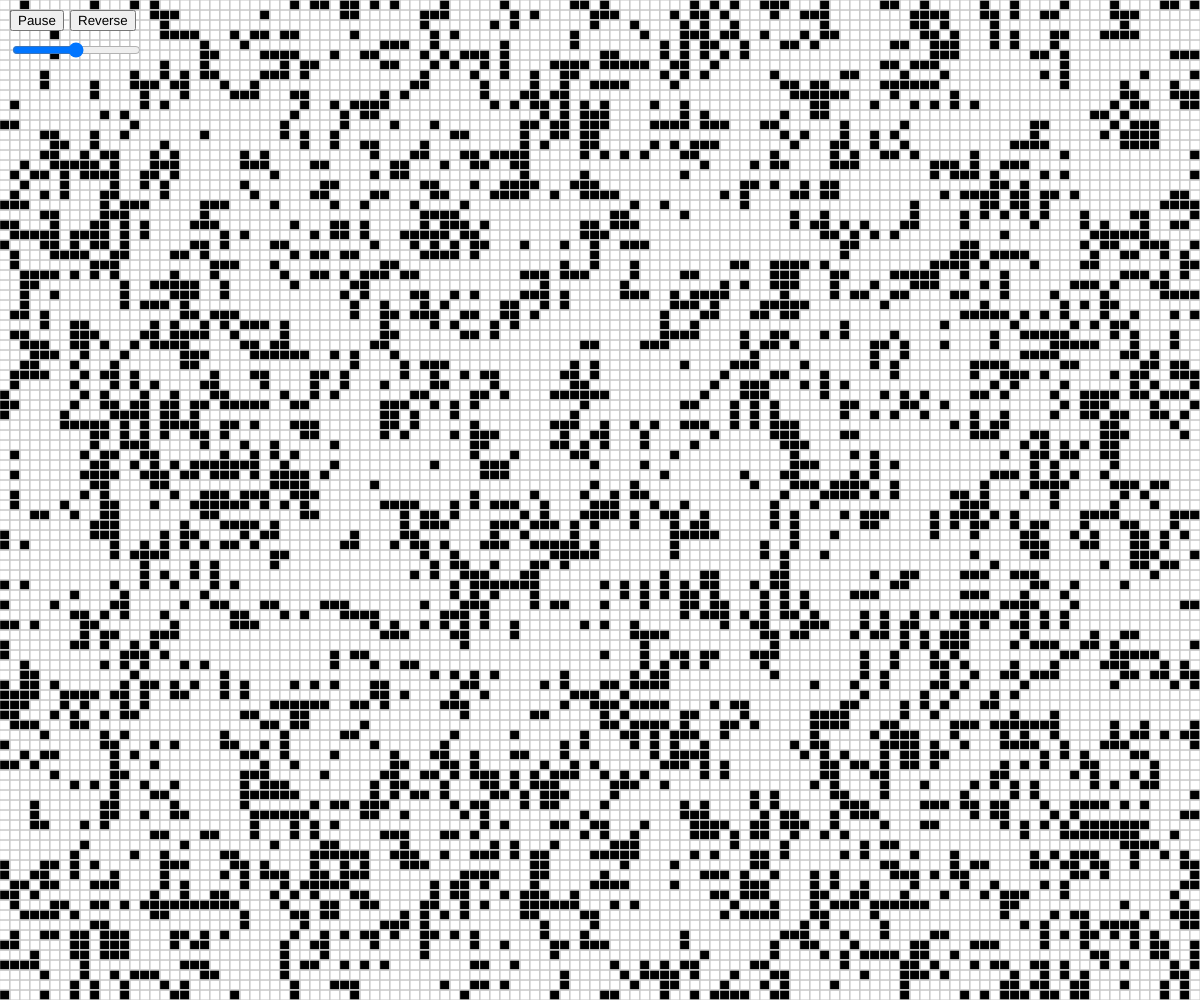
Frame 1 (no input)
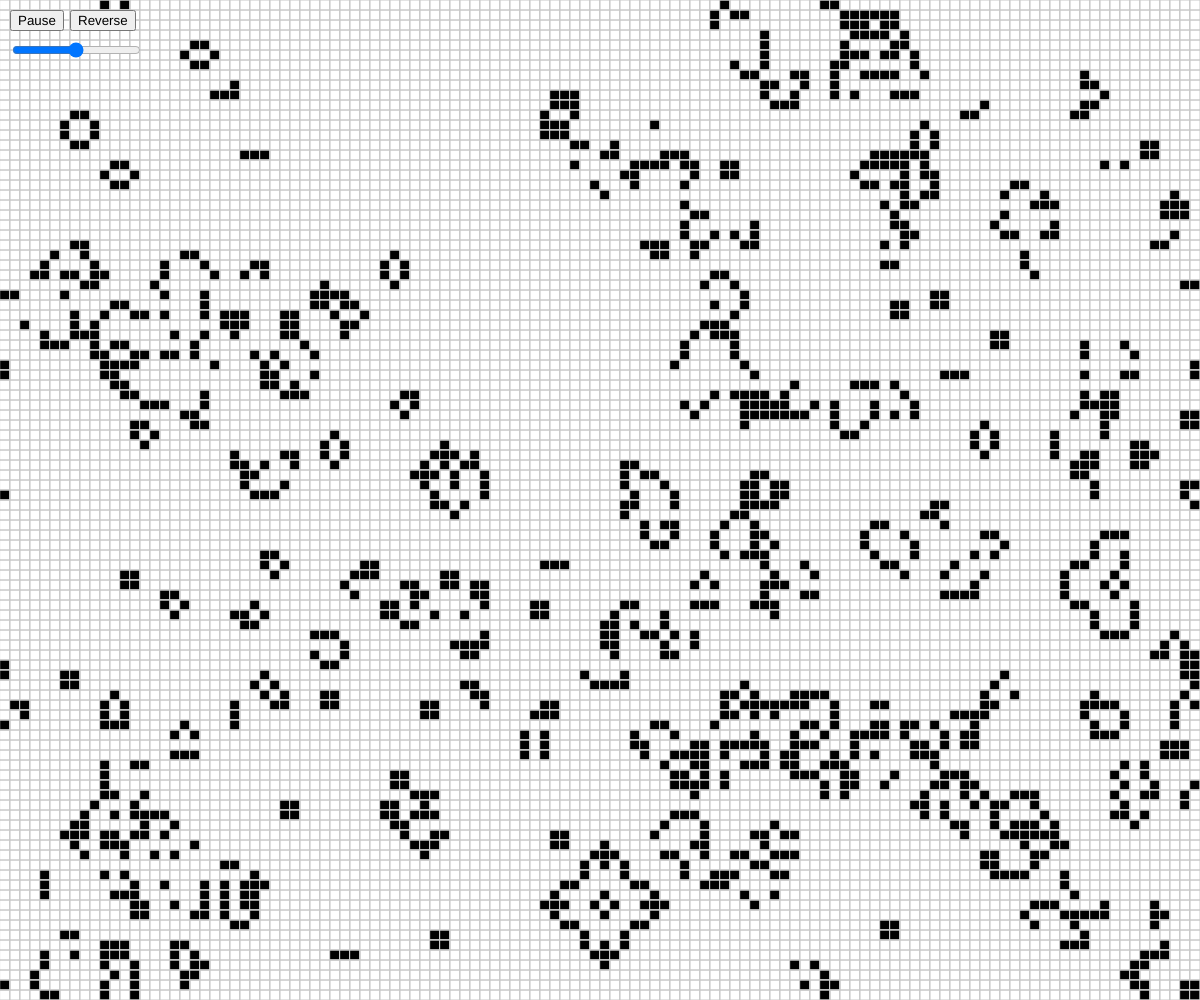
Frame 60 (no input)
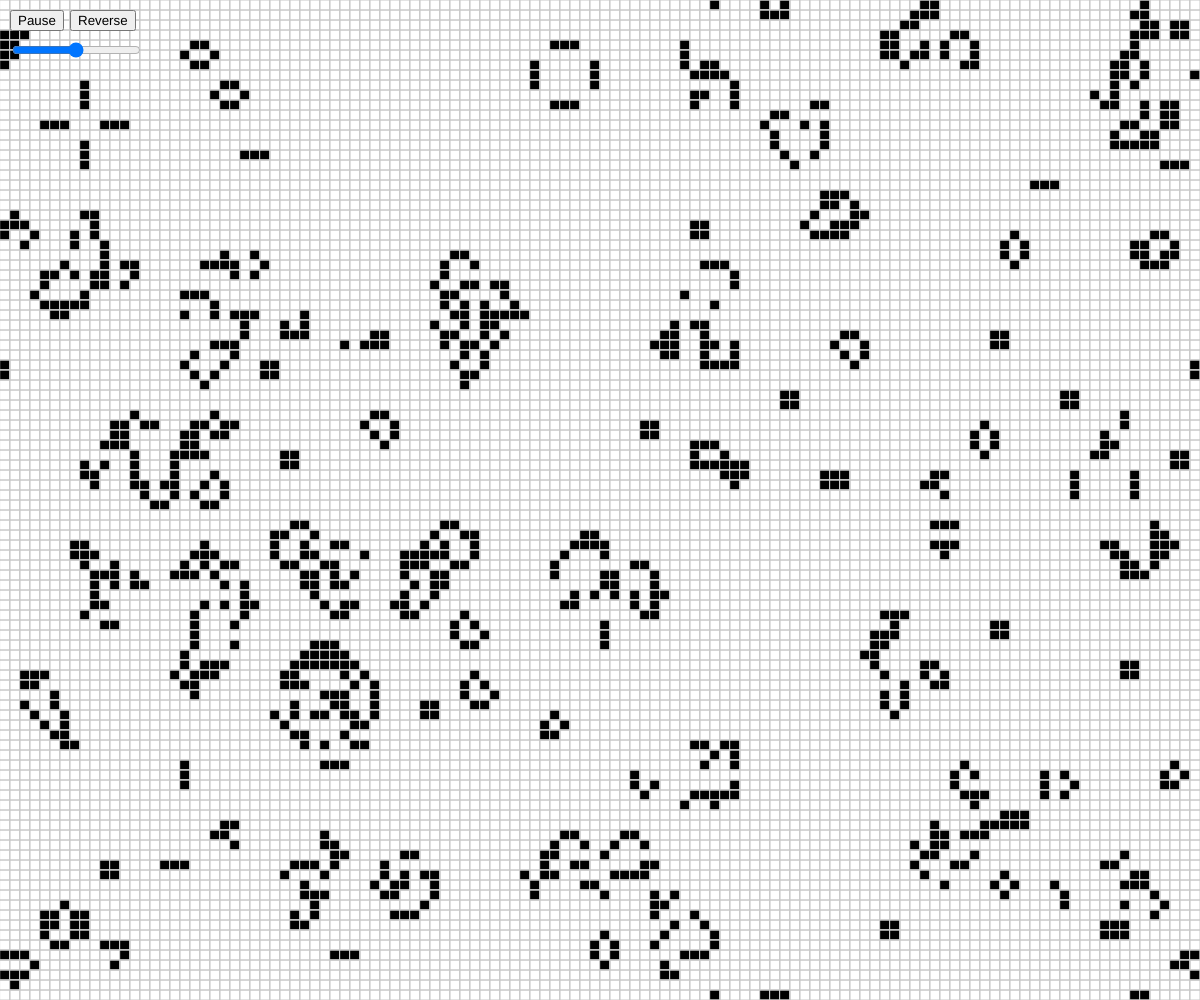
Frame 120 (the mouse pressed at the canvas centre since frame 60)

The p5.js sketch that drew these frames (run headless with seeded random() and noise() and a simulated clock; from frame 60 on, the mouse is pressed at the canvas centre):

// p5.js sketch
// ── sketch.js
let grid;
let resolution;
let cols;
let rows;
let isPlaying = true; // Variable to control game pause/play

let reverse = false;
let stateChanges = [];

let frameRateSlider; // Slider for frame rate

function createGrid(cols, rows) {
  const grid = new Array(cols);
  for (let i = 0; i < cols; i++) {
    grid[i] = new Array(rows);
    for (let j = 0; j < rows; j++) {
      grid[i][j] = Math.random() < 0.5 ? true : false; // Initialize with random values
    }
  }
  return grid;
}

function setup() {
  createCanvas(windowWidth, windowHeight);
  resolution = 10;
  cols = Math.floor(width / resolution);
  rows = Math.floor(height / resolution);
  grid = createGrid(cols, rows);

  // Create frame rate slider
  frameRateSlider = createSlider(1, 60, 30, 1);
  frameRateSlider.position(10, 40);

  // Create pause/play button
  const playButton = createButton("Pause");
  playButton.position(10, 10);
  playButton.mousePressed(() => {
    isPlaying = !isPlaying; // Toggle pause/play
    playButton.html(isPlaying ? "Pause" : "Play");
  });

  // Create reverse button
  const reverseButton = createButton("Reverse");
  reverseButton.position(70, 10);
  reverseButton.mousePressed(() => {
    reverse = !reverse;
    if (reverse) {
      isPlaying = true;
      playButton.html(isPlaying ? "Pause" : "Play");
    }
    reverseButton.html(reverse ? "Forward" : "Reverse");
  });
}

function countNeighbors(grid, x, y) {
  let sum = 0;
  for (let i = -1; i <= 1; i++) {
    for (let j = -1; j <= 1; j++) {
      const col = (x + i + cols) % cols;
      const row = (y + j + rows) % rows;
      sum += grid[col][row] ? 1 : 0;
    }
  }
  sum -= grid[x][y] ? 1 : 0;
  return sum;
}

function updateGrid() {
  const changes = [];

  for (let i = 0; i < cols; i++) {
    for (let j = 0; j < rows; j++) {
      const state = grid[i][j];
      const neighbors = countNeighbors(grid, i, j);
      let nextState;

      if (state && (neighbors < 2 || neighbors > 3)) {
        nextState = false; // Cell dies
      } else if (!state && neighbors === 3) {
        nextState = true; // Cell is born
      } else {
        nextState = state; // Cell remains the same
      }

      if (nextState !== state) {
        changes.push({ x: i, y: j, state: nextState });
      }
    }
  }

  for (const { x, y, state } of changes) {
    grid[x][y] = state;
  }

  stateChanges.push(changes);
}

function reverseGrid() {
  if (stateChanges.length === 0) return;

  const changes = stateChanges.pop();

  for (const { x, y, state } of changes) {
    grid[x][y] = !state;
  }
}

function mouseClicked() {
  const x = Math.floor(mouseX / resolution);
  const y = Math.floor(mouseY / resolution);
  if (x >= 0 && x < cols && y >= 0 && y < rows) {
    grid[x][y] = !grid[x][y];
    stateChanges.push([{ x, y, state: grid[x][y] }]);
  }
}

function draw() {
  frameRate(frameRateSlider.value());
  background(255);

  if (isPlaying) {
    if (!reverse) {
      updateGrid();
    } else {
      reverseGrid();
    }
  }

  for (let i = 0; i < cols; i++) {
    for (let j = 0; j < rows; j++) {
      const x = i * resolution;
      const y = j * resolution;

      if (grid[i][j]) {
        fill(0);
        rect(x, y, resolution, resolution);
      }

      noFill();
      stroke(200);
      rect(x, y, resolution, resolution);
    }
  }
}
